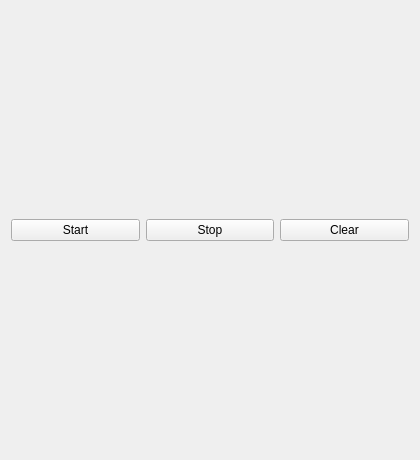
<?xml version="1.0" encoding="UTF-8"?>
<ui version="4.0">
 <class>MainWindow</class>
 <widget class="QMainWindow" name="MainWindow">
  <property name="geometry">
   <rect>
    <x>0</x>
    <y>0</y>
    <width>420</width>
    <height>460</height>
   </rect>
  </property>
  <property name="windowTitle">
   <string>MainWindow</string>
  </property>
  <widget class="QWidget" name="centralWidget">
   <layout class="QVBoxLayout" name="verticalLayout_2">
    <item>
     <layout class="QVBoxLayout" name="fieldLayout"/>
    </item>
    <item>
     <layout class="QHBoxLayout" name="buttonLayout">
      <item>
       <widget class="QPushButton" name="buttonStart">
        <property name="text">
         <string>Start</string>
        </property>
       </widget>
      </item>
      <item>
       <widget class="QPushButton" name="buttonStop">
        <property name="text">
         <string>Stop</string>
        </property>
       </widget>
      </item>
      <item>
       <widget class="QPushButton" name="buttonClear">
        <property name="text">
         <string>Clear</string>
        </property>
       </widget>
      </item>
     </layout>
    </item>
   </layout>
   <zorder>buttonStart</zorder>
   <zorder>buttonStop</zorder>
   <zorder>buttonClear</zorder>
   <zorder>verticalLayoutWidget</zorder>
   <zorder>buttonStart</zorder>
  </widget>
 </widget>
 <layoutdefault spacing="6" margin="11"/>
 <resources/>
 <connections/>
</ui>
